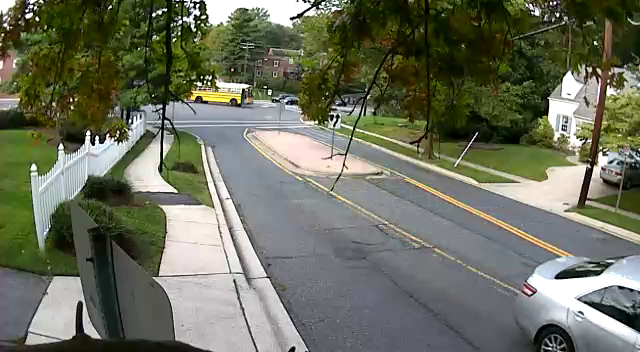
#> input picture frame 66 of motion2.mp4, 640 x 352 px
$ python traffic_counter.py
#> lines starting #> are read from the running program, lines starting #| are printed output that depends on the picture; after the words box and inside, x2 and y2 are one past the last pixel; in counts of white or black regions, pixels touching at a corner belong together
### motion_detector.py
import cv2
import numpy as np
import time
from drawnow import *
import csv

countArr = [0,0]
timeArr = [0,0]
flag = 0
frame = np.zeros((352,640,3))

with open('example1.csv', 'w+') as csv_file1:
    csv_writer = csv.writer(csv_file1)
    csv_writer.writerow(["Time", "Count"])

# [5 lines left out: function makeplot, not called in this run]
    #plt.plot(countArr ,'ro-')

def detect(s):
#> called with s = 'motion2.mp4'
    cap = cv2.VideoCapture(s)
    fgbg = cv2.createBackgroundSubtractorMOG2()
    fourcc = cv2.VideoWriter_fourcc(*'XVID')
    out = cv2.VideoWriter('output.avi', fourcc, 25,(640,352))
    count =0
    flag = 0
    fresh = 0
    start_time = time.time()
    while True:
        ret ,frame = cap.read()
#> frame is the input picture: shape (352, 640, 3); mean B, G, R 94.2, 111.9, 108.2
        if not ret:
            cap = cv2.VideoCapture(s)
            continue
        recent_time = time.time()
        total_time = recent_time - start_time
        #Total count of vehicles for 2 min
        if(total_time>120):                      #refreshing count after every  2min
            #TODO : send count and timestamp to webpage for plotting
            fresh+=1
            total_time+=(fresh-1)*120
            #count = 0
            start_time = recent_time
            countArr.append(count)
            timeArr.append(total_time)
            count=0
            with open('example1.csv', 'a') as csv_file1:
                csv_writer = csv.writer(csv_file1)
                csv_writer.writerow([timeArr[-1], countArr[-1]])
            #drawnow(makeplot)
        #print(frame.shape)

        mask = fgbg.apply(frame)
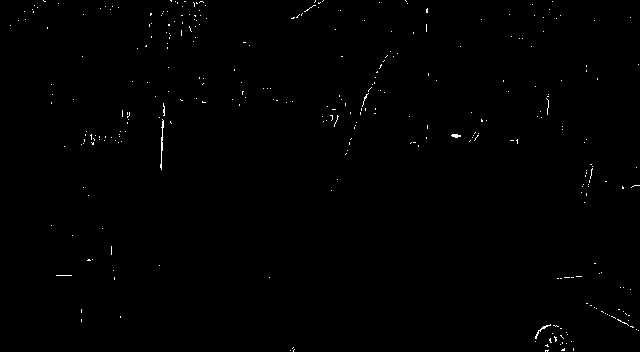
#> mask: shape (352, 640); values 127 (black) and 255 (white), 0.4% white in thin lines or dots
        kernel = np.ones((10,10),np.uint8)
        cv2.line(frame,(0,250),(frame.shape[1],250),(0,255,0),2)
        #kernel = cv2.getStructuringElement(cv2.MORPH_ELLIPSE,(5,5))
        opening = cv2.morphologyEx(mask, cv2.MORPH_OPEN, kernel)
#> opening: shape (352, 640); every value is 127
        cnts = cv2.findContours(opening.copy(),cv2.RETR_EXTERNAL,cv2.CHAIN_APPROX_SIMPLE)[1]
#> cnts = [[[0, 0], [0, 351], [639, 351], [639, 0]]]
        green =  (0,255,0)
        red = (0,0,255)

        text = "Number of vehicles -"+str(count)
        font = cv2.FONT_HERSHEY_SIMPLEX
        cv2.putText(frame, text, (20,30), font, 1, (0, 0, 255), 2)
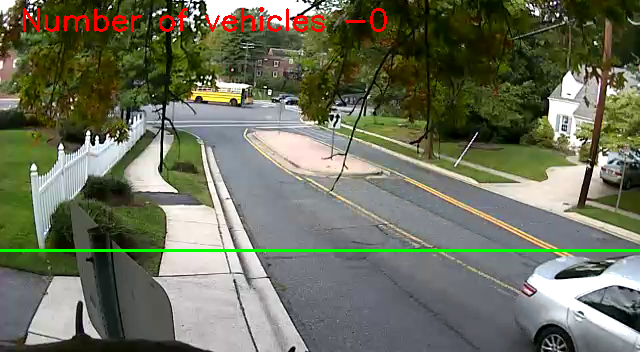
#> frame: shape (352, 640, 3); mean B, G, R 92.7, 112.2, 108.9
        out.write(frame)
        for cnt in cnts:
            area = cv2.contourArea(cnt)
            if area < 1000 :
                continue
            area = cv2.contourArea(cnt)
            (x,y,w,h) = cv2.boundingRect(cnt)
            cv2.rectangle(frame,(x,y),(x+w,y+h),green,3)
            #cv2.putText(frame,str(area), (x,y), cv2.FONT_HERSHEY_SIMPLEX, 1, 255)
            cnt_x = int(x+w/2)
            cnt_y = int(y+h/2)
            cv2.circle(frame, (cnt_x,cnt_y), 7, (255, 255, 255), -1)

            if (cnt_y<254 and cnt_y>246):
                cv2.line(frame, (0, 250), (frame.shape[1], 250), red, 2)
                count+=1
                #winsound.Beep(2000,500)
                countArr.append(count)
                total_time += fresh * 120
                timeArr.append(total_time)
#> this loop made 1 pass
#> (cnt, x, y, w, h, cnt_x, cnt_y) on pass 1: ([[0, 0], [0, 351], [639, 351], [639, 0]], 0, 0, 640, 352, 320, 176)
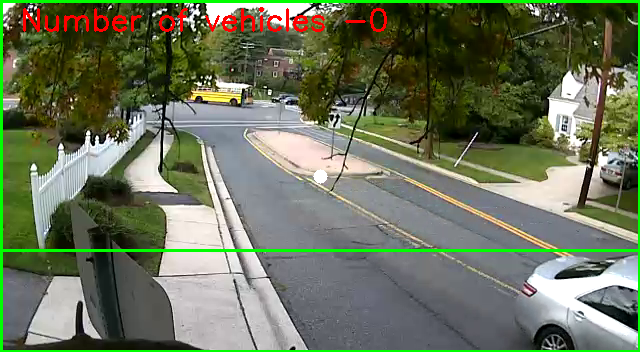
#> frame: shape (352, 640, 3); 2.25% of pixels changed, all inside (x1, y1, x2, y2) = (0, 0, 640, 352)
#> after the loop, count = 0; countArr = [0, 0]; timeArr = [0, 0]; total_time = 0.0674


        #print(count)
        #drawnow(makeplot)
        cv2.imshow('frame', frame)

        #cv2.imshow('opening',opening)
        k = cv2.waitKey(27) & 0xFF
#> (key q is pressed here)
        if k == ord('q') :
            break
    print('count Array',countArr)
#| count Array [0, 0]
    print('time array',timeArr)
#| time array [0, 0]
    out.release()
    cap.release()
    cv2.destroyAllWindows()
    return count
detect('motion2.mp4')

### traffic_counter.py
import motion_detector
count = 0
#> count = 0
def main():
#> (the run stopped early here; a loop or call above may not have finished)

$ run again, starting later in the video
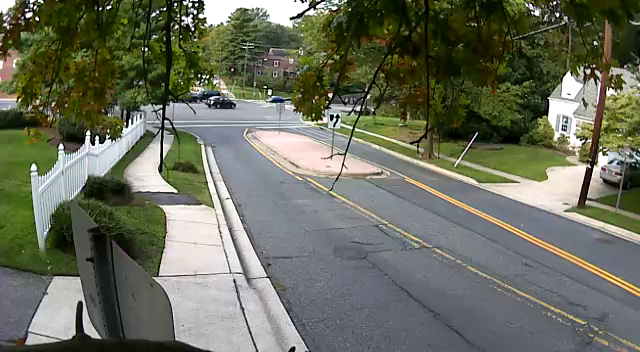
#> input picture frame 297 of motion2.mp4, 640 x 352 px
#> in detect, frame is the input picture: shape (352, 640, 3); mean B, G, R 93.3, 110.1, 106.3
#> in detect, `mask = fgbg.apply(frame)`:
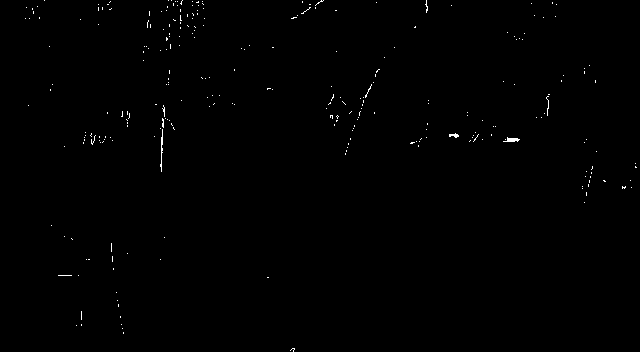
#> mask: shape (352, 640); values 127 (black) and 255 (white), 0.36% white in thin lines or dots
#> opening: shape (352, 640); every value is 127
#> cnts = [[[0, 0], [0, 351], [639, 351], [639, 0]]]
#> the loop in detect, `for cnt in cnts:` made 1 pass
#> (cnt, x, y, w, h, cnt_x, cnt_y) on pass 1: ([[0, 0], [0, 351], [639, 351], [639, 0]], 0, 0, 640, 352, 320, 176)
#> after the loop in detect, `for cnt in cnts:`:
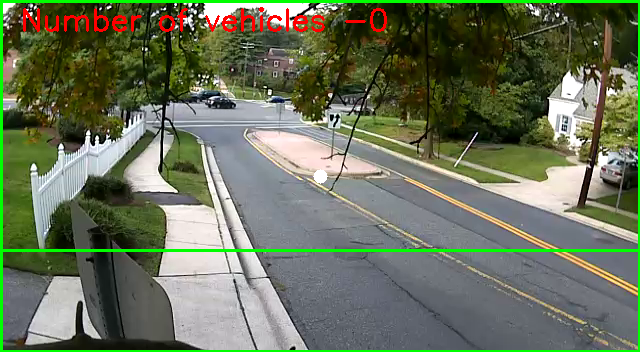
#> frame: shape (352, 640, 3); mean B, G, R 90.2, 114, 105.1
#> after the loop in detect, `for cnt in cnts:`: count = 0; countArr = [0, 0]; total_time = 0.0678
#| count Array [0, 0]
#| time array [0, 0]
#> `count = 0`: count = 0

$ run again, starting later in the video
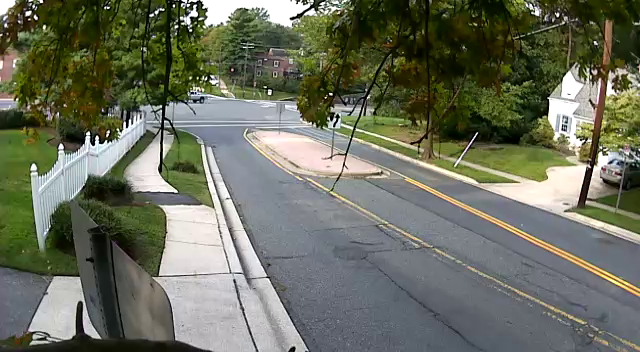
#> input picture frame 528 of motion2.mp4, 640 x 352 px
#> in detect, frame is the input picture: shape (352, 640, 3); mean B, G, R 94.3, 111.3, 107.4
#> in detect, `mask = fgbg.apply(frame)`:
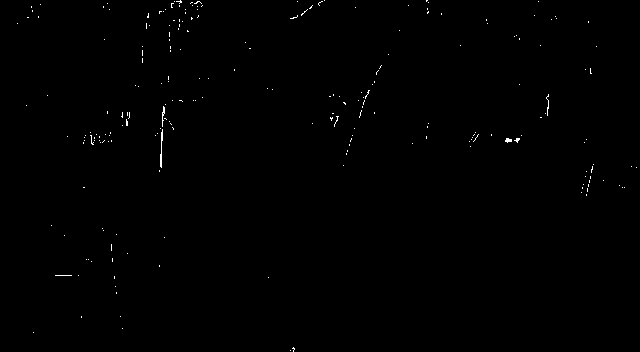
#> mask: shape (352, 640); values 127 (black) and 255 (white), 0.31% white in thin lines or dots
#> opening: shape (352, 640); every value is 127
#> cnts = [[[0, 0], [0, 351], [639, 351], [639, 0]]]
#> the loop in detect, `for cnt in cnts:` made 1 pass
#> (cnt, x, y, w, h, cnt_x, cnt_y) on pass 1: ([[0, 0], [0, 351], [639, 351], [639, 0]], 0, 0, 640, 352, 320, 176)
#> after the loop in detect, `for cnt in cnts:`:
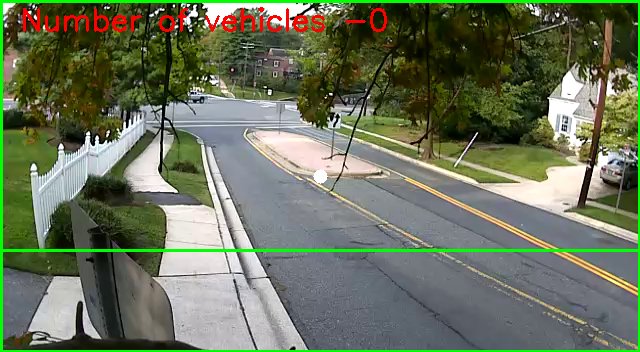
#> frame: shape (352, 640, 3); mean B, G, R 91.1, 115.2, 106.2
#> after the loop in detect, `for cnt in cnts:`: count = 0; countArr = [0, 0]; total_time = 0.0731
#| count Array [0, 0]
#| time array [0, 0]
#> `count = 0`: count = 0
